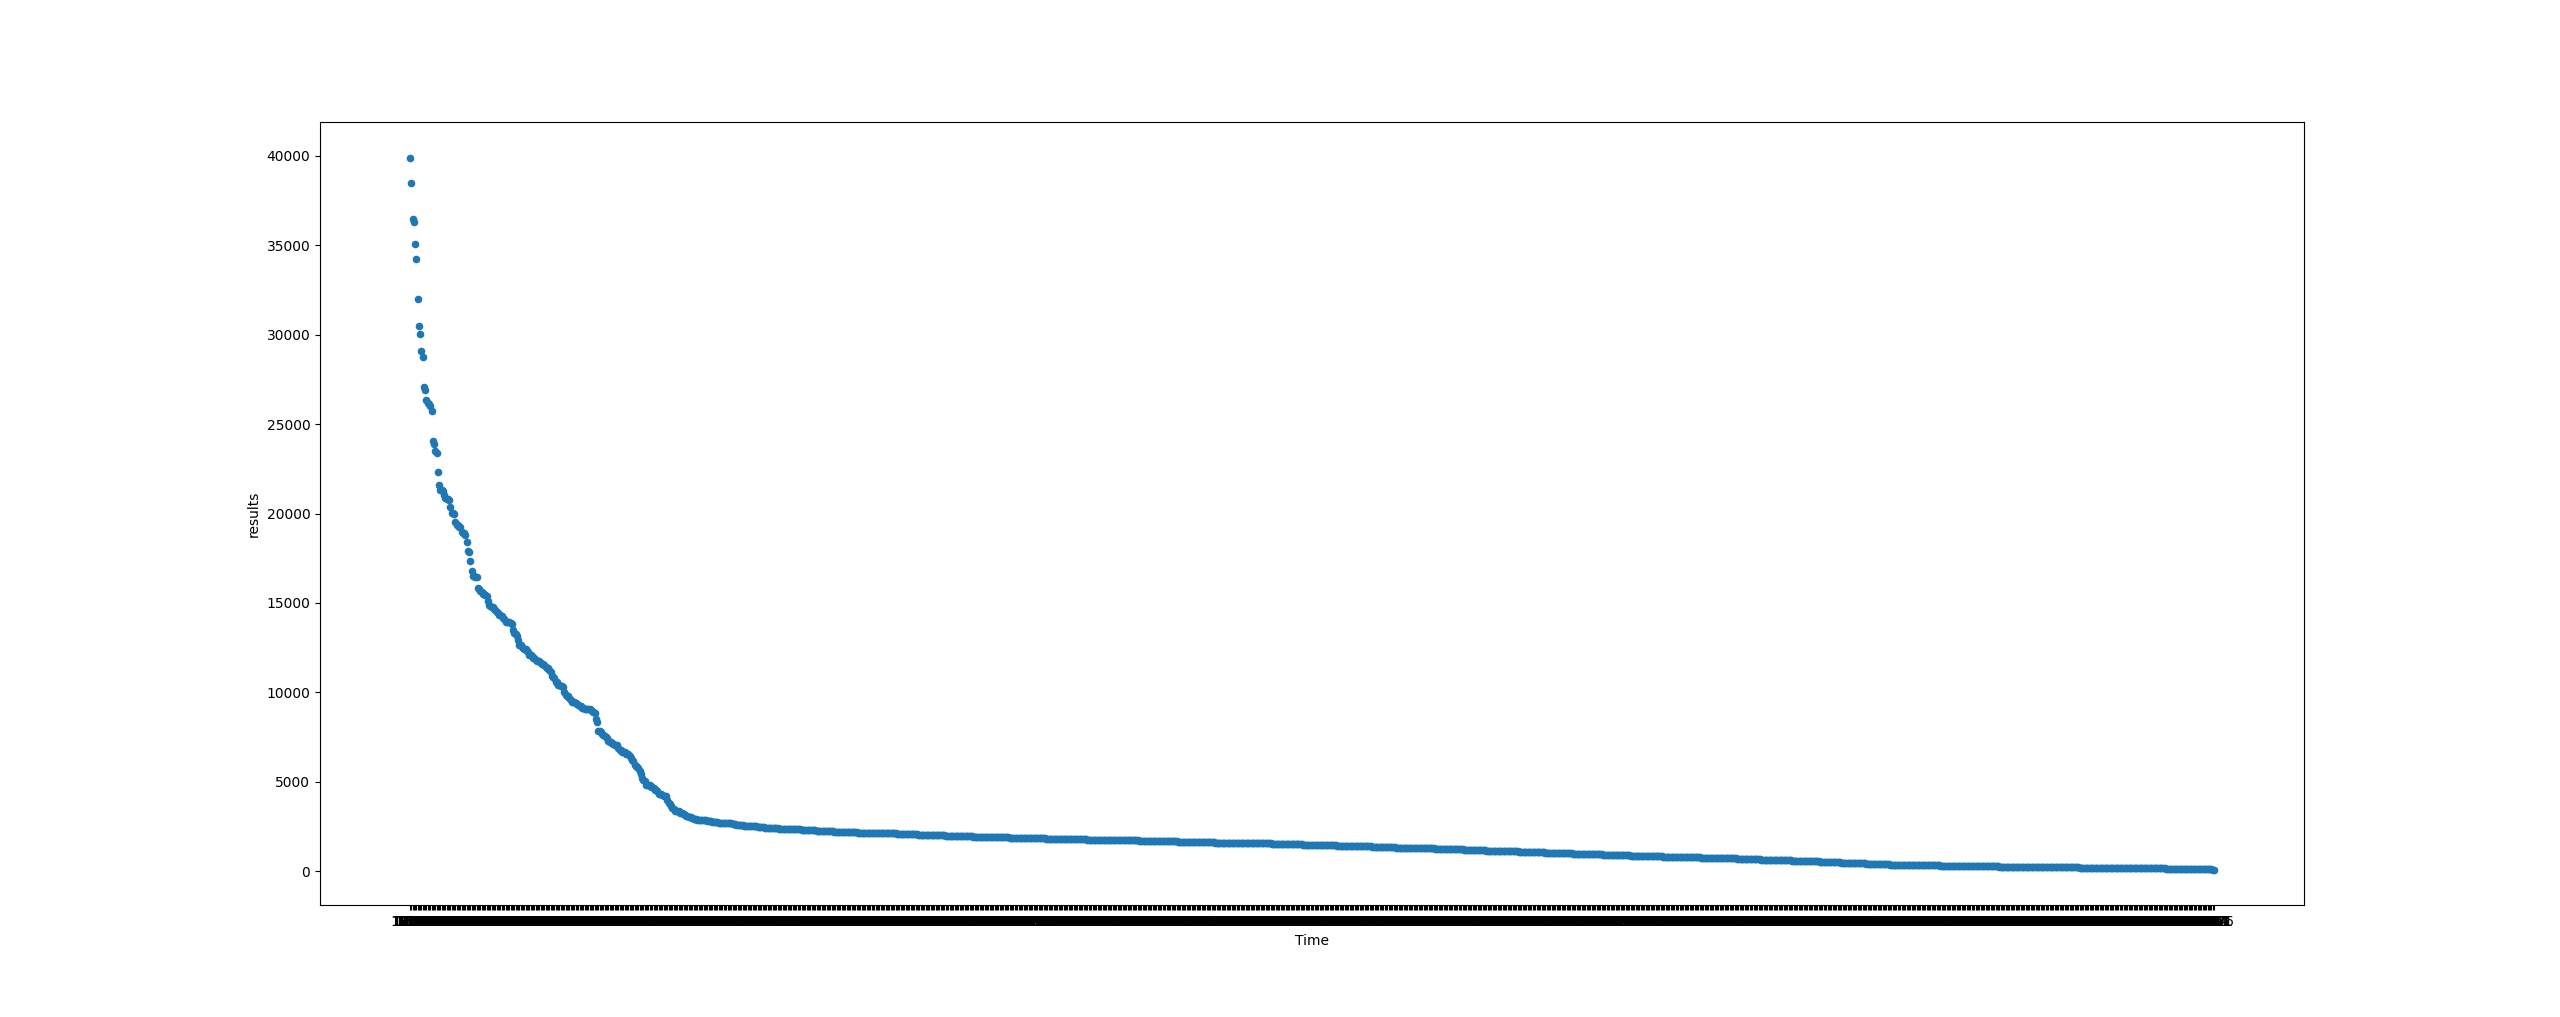

Here is the Python script that generated this plot:
from datetime import time
import pandas as pd 
import matplotlib.pyplot as plt
import matplotlib as mpl
import numpy as np
mpl.rcParams['agg.path.chunksize'] = 10000

mergedFile = pd.read_csv("created_files/merged.csv", encoding="utf-8", low_memory=False)

column = [
    "Accident_Index", "Location_Easting_OSGR", "Location_Northing_OSGR", "Longitude","Latitude", 
     "Police_Force", "Accident_Severity", "Number_of_Vehicles", "Number_of_Casualties", "Date", "Day_of_Week", 
     "Time", "Local_Authority_(District)", "Local_Authority_(Highway)", "1st_Road_Class", "1st_Road_Number", 
     "Road_Type", "Speed_limit", "Junction_Detail", "Junction_Control", "2nd_Road_Class", "2nd_Road_Number",
     "Pedestrian_Crossing-Human_Control", "Pedestrian_Crossing-Physical_Facilities", "Light_Conditions", 
     "Weather_Conditions", "Road_Surface_Conditions", "Special_Conditions_at_Site", "Carriageway_Hazards", 
     "Urban_or_Rural_Area", "Did_Police_Officer_Attend_Scene_of_Accident", "LSOA_of_Accident_Location", 
     "Vehicle_Reference_x","Casualty_Reference", "Casualty_Class","Sex_of_Casualty", "Age_of_Casualty", 
     "Age_Band_of_Casualty", "Casualty_Severity", "Pedestrian_Location","Pedestrian_Movement", "Car_Passenger",
     "Bus_or_Coach_Passenger", "Pedestrian_Road_Maintenance_Worker", "Casualty_Type", "Casualty_Home_Area_Type",
     "temp", "Vehicle_Reference_y", "Vehicle_Type", "Towing_and_Articulation", "Vehicle_Manoeuvre",
     "Vehicle_Location-Restricted_Lane", "Junction_Location", "Skidding_and_Overturning", 
     "Hit_Object_in_Carriageway", "Vehicle_Leaving_Carriageway","Hit_Object_off_Carriageway", 
     "1st_Point_of_Impact", "Was_Vehicle_Left_Hand_Drive?", "Journey_Purpose_of_Driver", "Sex_of_Driver", 
     "Age_of_Driver", "Age_Band_of_Driver", "Engine_Capacity_(CC)", "Propulsion_Code", "Age_of_Vehicle", 
     "Driver_IMD_Decile", "Driver_Home_Area_Type"
     ]

merge_df = pd.DataFrame(mergedFile)

print("output")
print("="*300)

output = merge_df["Time"].value_counts()

print(output)

results = output.to_list()
times = output.index.to_list()


# bars = pd.DataFrame({'Vehicle Type':[], 'frequency':output.tolist()})

# times = pd.to_datetime(merge_df["Time"], format='%H:%M').dt.hour

# print(times)


scatter = pd.DataFrame({'Time':times,'results': results})
scatter.plot.scatter(x='Time', y='results')

# bars.plot.bar(x='Vehicle Type', y='frequency', ylim=(0, 3000000)) #rot=0) #ylim=(0, 3000000))


# plt.ticklabel_format(useOffset=False, style='plain', axis='y')


plt.show()
